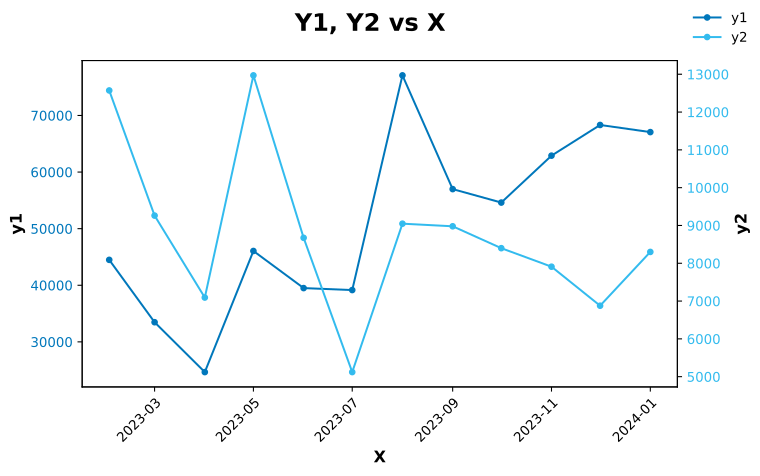

Write the Python code that produced this figure.
#! /usr/bin/env python3
"""
Create y1, y2 vs. X line plots with dual Y axes.

Usage examples:

./plot_lineleft_lineright_x_y1_y2.py -h
./plot_lineleft_lineright_x_y1_y2.py
./plot_lineleft_lineright_x_y1_y2.py -ds <path> -df mmm
./plot_lineleft_lineright_x_y1_y2.py -ds <path> -df yyyy-mm
"""

from pathlib import Path
import argparse

import datasense as ds
import pandas as pd


def main():
    output_url = "plot_lineleft_lineright_x_y1_y2.html"
    header_title = "plot_lineleft_lineright_x_y1_y2"
    header_id = "plot-lineleft-lineright-x-y1-y2"
    xticklabels_rotation = 45
    figsize = (8, 5)
    parser = argparse.ArgumentParser(
        prog="plot_lineleft_lineright_x_y1_y2.py",
        description="Create a dual-axis Y1, Y2 vs. X chart",
    )
    parser.add_argument(
        "-ds",
        "--data_source",
        default=Path("plot_lineleft_lineright_x_y1_y2.ods"),
        type=Path,
        required=False,
        help="Provide a path or file xlsx XLSX csv CSV ods ODS (optional)",
    )
    parser.add_argument(
        "-df",
        "--date_format",
        default="yyyy-mm",
        type=str,
        required=False,
        help="Provide date format mmm (FEB) or yyyy-mm (2024-02) (required)",
    )
    parser.add_argument(
        "-gp",
        "--graph_path",
        default="plot_lineleft_lineright_x_y1_y2.svg",
        type=Path,
        required=False,
        help="Provide a string of the graph title (optional)",
    )
    parser.add_argument(
        "-gt",
        "--graph_title",
        default="Y1, Y2 vs X",
        type=str,
        required=False,
        help="Provide a string of the graph title (optional)",
    )
    args = parser.parse_args()
    df = ds.read_file(file_name=args.data_source)
    X = df.columns[0]
    y1 = df.columns[1]
    y2 = df.columns[2]
    date_format = args.date_format
    match date_format:
        case "yyyy-mm":
            df["X"] = pd.to_datetime(arg=df[X], format="%Y-%m")
        case "mmm":
            pass
        case _:
            print(
                'Error. Enter "yyyy-mm"or "mmmm" for parameter "date_format"'
            )
    # df = pd.DataFrame(
    #     data={
    #         "X": [
    #             "FEB",
    #             "MAR",
    #             "APR",
    #             "MAY",
    #             "JUN",
    #             "JUL",
    #             "AUG",
    #             "SEP",
    #             "OCT",
    #             "NOV",
    #             "DEC",
    #             "JAN",
    #         ],
    #         # "X": [
    #         #     "2023-02",
    #         #     "2023-03",
    #         #     "2023-04",
    #         #     "2023-05",
    #         #     "2023-06",
    #         #     "2023-07",
    #         #     "2023-08",
    #         #     "2023-09",
    #         #     "2023-10",
    #         #     "2023-11",
    #         #     "2023-12",
    #         #     "2024-01",
    #         # ],
    #         "y1": [
    #             44487,
    #             33470,
    #             24657,
    #             46056,
    #             39499,
    #             39153,
    #             77082,
    #             56987,
    #             54610,
    #             62899,
    #             68318,
    #             67059,
    #         ],
    #         "y2": [
    #             12571,
    #             9261,
    #             7093,
    #             12970,
    #             8673,
    #             5121,
    #             9047,
    #             8978,
    #             8399,
    #             7909,
    #             6877,
    #             8300,
    #         ],
    #     }
    # )
    original_stdout = ds.html_begin(
        output_url=output_url, header_title=header_title, header_id=header_id
    )
    fig, ax1, ax2 = ds.plot_lineleft_lineright_x_y1_y2(
        X=df[X],
        y1=df[y1],
        y2=df[y2],
        figsize=figsize,
        labellegendy1=y1,
        labellegendy2=y2,
        xticklabels_rotation=xticklabels_rotation,
        defaultfmt="%Y-%m",
    )
    ax1.set_xlabel(xlabel=X, weight="bold", fontsize=12)
    ax1.set_ylabel(ylabel=y1, weight="bold", fontsize=12)
    ax2.set_ylabel(ylabel=y2, weight="bold", fontsize=12)
    fig.suptitle(t=args.graph_title, weight="bold", fontsize=18)
    fig.legend(frameon=False)
    graph_path = args.graph_path
    graph_format = graph_path.suffix[1:]
    fig.savefig(fname=graph_path, format=graph_format, bbox_inches="tight")
    ds.html_figure(file_name=graph_path)
    ds.html_end(original_stdout=original_stdout, output_url=output_url)


if __name__ == "__main__":
    main()
